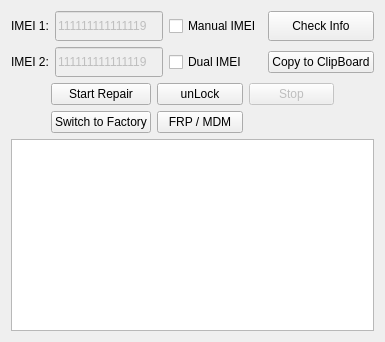
         <widget class="QWidget" name="tab_11">
          <attribute name="title">
           <string>QCom Mode</string>
          </attribute>
          <layout class="QVBoxLayout" name="verticalLayout_17">
           <item>
            <layout class="QGridLayout" name="gridLayout_6">
             <item row="0" column="2">
              <widget class="QCheckBox" name="chk_Manual_IMEI_FRP">
               <property name="text">
                <string>Manual IMEI</string>
               </property>
              </widget>
             </item>
             <item row="1" column="0">
              <widget class="QLabel" name="label_50">
               <property name="text">
                <string>IMEI 2:</string>
               </property>
               <property name="alignment">
                <set>Qt::AlignCenter</set>
               </property>
               <property name="wordWrap">
                <bool>false</bool>
               </property>
              </widget>
             </item>
             <item row="0" column="1">
              <widget class="QLineEdit" name="txt_IMEI_1_FRP">
               <property name="enabled">
                <bool>false</bool>
               </property>
               <property name="minimumSize">
                <size>
                 <width>0</width>
                 <height>30</height>
                </size>
               </property>
               <property name="text">
                <string>111111111111119</string>
               </property>
               <property name="maxLength">
                <number>15</number>
               </property>
              </widget>
             </item>
             <item row="1" column="1">
              <widget class="QLineEdit" name="txt_IMEI_2_FRP">
               <property name="enabled">
                <bool>false</bool>
               </property>
               <property name="minimumSize">
                <size>
                 <width>0</width>
                 <height>30</height>
                </size>
               </property>
               <property name="text">
                <string>111111111111119</string>
               </property>
               <property name="maxLength">
                <number>15</number>
               </property>
              </widget>
             </item>
             <item row="1" column="2">
              <widget class="QCheckBox" name="chk_Dual_IMEI_FRP">
               <property name="text">
                <string>Dual IMEI</string>
               </property>
              </widget>
             </item>
             <item row="0" column="0">
              <widget class="QLabel" name="label_51">
               <property name="text">
                <string>IMEI 1:</string>
               </property>
               <property name="alignment">
                <set>Qt::AlignCenter</set>
               </property>
               <property name="wordWrap">
                <bool>false</bool>
               </property>
              </widget>
             </item>
             <item row="0" column="3">
              <widget class="QPushButton" name="pb_CheckFRP_Devices">
               <property name="sizePolicy">
                <sizepolicy hsizetype="Preferred" vsizetype="Preferred">
                 <horstretch>0</horstretch>
                 <verstretch>0</verstretch>
                </sizepolicy>
               </property>
               <property name="minimumSize">
                <size>
                 <width>0</width>
                 <height>30</height>
                </size>
               </property>
               <property name="maximumSize">
                <size>
                 <width>16777215</width>
                 <height>45</height>
                </size>
               </property>
               <property name="text">
                <string>Check Info</string>
               </property>
              </widget>
             </item>
             <item row="1" column="3">
              <widget class="QPushButton" name="pb_CopytoClipBoard_FRP">
               <property name="text">
                <string>Copy to ClipBoard</string>
               </property>
              </widget>
             </item>
            </layout>
           </item>
           <item>
            <layout class="QGridLayout" name="gridLayout_8">
             <item row="0" column="0">
              <spacer name="horizontalSpacer_12">
               <property name="orientation">
                <enum>Qt::Horizontal</enum>
               </property>
               <property name="sizeType">
                <enum>QSizePolicy::Preferred</enum>
               </property>
               <property name="sizeHint" stdset="0">
                <size>
                 <width>40</width>
                 <height>20</height>
                </size>
               </property>
              </spacer>
             </item>
             <item row="0" column="2">
              <widget class="QPushButton" name="pb_unLock_FRP">
               <property name="text">
                <string>unLock</string>
               </property>
              </widget>
             </item>
             <item row="0" column="5">
              <spacer name="horizontalSpacer_13">
               <property name="orientation">
                <enum>Qt::Horizontal</enum>
               </property>
               <property name="sizeType">
                <enum>QSizePolicy::Preferred</enum>
               </property>
               <property name="sizeHint" stdset="0">
                <size>
                 <width>40</width>
                 <height>20</height>
                </size>
               </property>
              </spacer>
             </item>
             <item row="0" column="1">
              <widget class="QPushButton" name="pb_StartRepair_FRP">
               <property name="text">
                <string>Start Repair</string>
               </property>
              </widget>
             </item>
             <item row="0" column="4">
              <widget class="QPushButton" name="pb_Stop_FRP">
               <property name="enabled">
                <bool>false</bool>
               </property>
               <property name="text">
                <string>Stop</string>
               </property>
              </widget>
             </item>
             <item row="1" column="1">
              <widget class="QPushButton" name="pb_StartRepair_FRP_2">
               <property name="text">
                <string>Switch to Factory</string>
               </property>
              </widget>
             </item>
             <item row="1" column="2">
              <widget class="QPushButton" name="pb_StartRepair_FRP_3">
               <property name="text">
                <string>FRP / MDM</string>
               </property>
              </widget>
             </item>
            </layout>
           </item>
           <item>
            <widget class="QTextBrowser" name="txt_outPut_FRP">
             <property name="styleSheet">
              <string notr="true"/>
             </property>
            </widget>
           </item>
          </layout>
         </widget>
